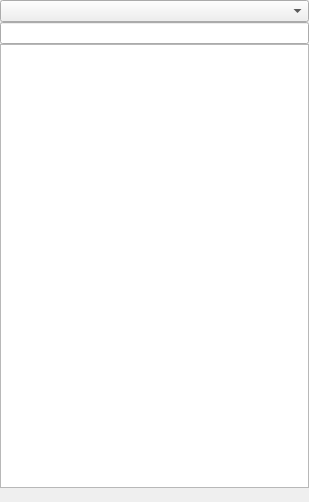
<?xml version="1.0" encoding="UTF-8"?>
<ui version="4.0">
 <class>FeatureTemplater</class>
 <widget class="QDockWidget" name="FeatureTemplater">
  <property name="geometry">
   <rect>
    <x>0</x>
    <y>0</y>
    <width>309</width>
    <height>502</height>
   </rect>
  </property>
  <property name="allowedAreas">
   <set>Qt::LeftDockWidgetArea|Qt::RightDockWidgetArea</set>
  </property>
  <property name="windowTitle">
   <string>Kaavakohteiden ja -määräysten templaatit</string>
  </property>
  <widget class="QWidget" name="dockWidgetContents">
   <layout class="QVBoxLayout" name="verticalLayout">
    <property name="spacing">
     <number>0</number>
    </property>
    <property name="leftMargin">
     <number>0</number>
    </property>
    <property name="topMargin">
     <number>0</number>
    </property>
    <property name="rightMargin">
     <number>0</number>
    </property>
    <property name="bottomMargin">
     <number>0</number>
    </property>
    <item>
     <widget class="QComboBox" name="library_selection"/>
    </item>
    <item>
     <widget class="QgsFilterLineEdit" name="search_box"/>
    </item>
    <item>
     <widget class="QTreeView" name="template_list"/>
    </item>
    <item>
     <widget class="QLabel" name="txt_tip">
      <property name="text">
       <string/>
      </property>
     </widget>
    </item>
   </layout>
  </widget>
 </widget>
 <customwidgets>
  <customwidget>
   <class>QgsFilterLineEdit</class>
   <extends>QLineEdit</extends>
   <header>qgsfilterlineedit.h</header>
  </customwidget>
 </customwidgets>
 <resources/>
 <connections/>
</ui>
